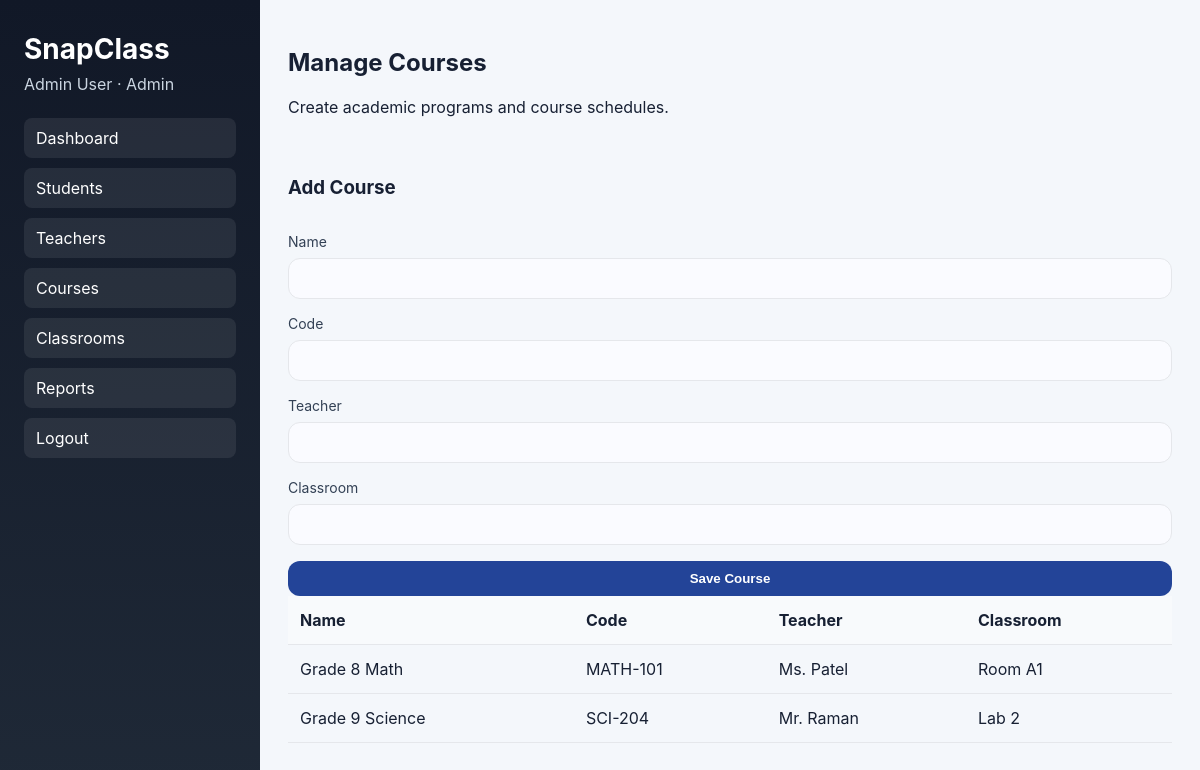
Screenshot of /admin/courses (signed in) with the database file from the repository.
### tables this page shows
CREATE TABLE users (
                id INTEGER PRIMARY KEY AUTOINCREMENT,
                name TEXT NOT NULL,
                email TEXT NOT NULL UNIQUE,
                password_hash TEXT NOT NULL,
                role TEXT NOT NULL CHECK(role IN ('admin', 'teacher', 'student'))
            );

CREATE TABLE courses (
                id INTEGER PRIMARY KEY AUTOINCREMENT,
                name TEXT NOT NULL UNIQUE,
                code TEXT NOT NULL UNIQUE,
                teacher_name TEXT NOT NULL,
                classroom TEXT NOT NULL
            );

### app.py (the view, shortened to what this page needs)
@app.route("/admin/courses", methods=["GET", "POST"])
def admin_courses():
    user = current_user()
    if not user or user["role"] != "admin":
        return redirect(url_for("login"))
    courses = fetch_courses()
    return render_template("admin_courses.html", user=user, courses=courses)

### app.py (called while the page is built)
def get_connection() -> sqlite3.Connection:
    connection = sqlite3.connect(DB_PATH)
    connection.row_factory = sqlite3.Row
    return connection

def current_user() -> dict[str, Any] | None:
    user_id = session.get("user_id")
    if not user_id:
        return None
    with get_connection() as connection:
        record = connection.execute("SELECT id, name, email, role FROM users WHERE id = ?", (user_id,)).fetchone()
        if record is None:
            return None
        return dict(record)

def fetch_courses() -> list[sqlite3.Row]:
    with get_connection() as connection:
        return connection.execute("SELECT * FROM courses ORDER BY id").fetchall()

### templates/admin_courses.html (shortened to what this page needs)
{% extends "role_base.html" %}
{% block nav %}
<nav>
  <a href="{{ url_for('admin_dashboard') }}">Dashboard</a>
  <a href="{{ url_for('admin_students') }}">Students</a>
  <a href="{{ url_for('admin_teachers') }}">Teachers</a>
  <a href="{{ url_for('admin_courses') }}">Courses</a>
  <a href="{{ url_for('admin_classrooms') }}">Classrooms</a>
  <a href="{{ url_for('admin_reports') }}">Reports</a>
  <a href="{{ url_for('logout') }}">Logout</a>
</nav>
{% endblock %}
{% block content %}
<header class="topbar">
  <div>
    <h2>Manage Courses</h2>
    <p>Create academic programs and course schedules.</p>
  </div>
</header>
<div class="form-card">
  <form method="post" class="simple-form">
    <h3>Add Course</h3>
    <label>Name<input type="text" name="name" required /></label>
    <label>Code<input type="text" name="code" required /></label>
    <label>Teacher<input type="text" name="teacher_name" required /></label>
    <label>Classroom<input type="text" name="classroom" required /></label>
    <button class="btn-primary" type="submit">Save Course</button>
  </form>
</div>
<div class="form-card">
  <div class="table-wrap">
    <table class="data-table">
      <thead><tr><th>Name</th><th>Code</th><th>Teacher</th><th>Classroom</th></tr></thead>
      <tbody>
        {% for course in courses %}
        <tr><td>{{ course.name }}</td><td>{{ course.code }}</td><td>{{ course.teacher_name }}</td><td>{{ course.classroom }}</td></tr>
        {% endfor %}
      </tbody>
    </table>
  </div>
</div>
{% endblock %}

### templates/role_base.html (shortened to what this page needs)
<!doctype html>
<html lang="en">
  <head>
    <link rel="stylesheet" href="{{ url_for('static', filename='style.css') }}" />
  </head>
  <body>
    <div class="app-shell">
      <aside class="sidebar">
        <h1>SnapClass</h1>
        <p>{{ user.name }} · {{ user.role|title }}</p>
        {% block nav %}{% endblock %}
      </aside>
      <main class="main-content">
        {% block content %}{% endblock %}
      </main>
    </div>
  </body>
</html>

### static/style.css (style rules this page uses)
:root { color-scheme: light; font-family: Inter, Arial, sans-serif; --bg: #f4f7fb; --panel: #ffffff; --primary: #234498; --text: #172033; --muted: #6b7280; --border: #e5e7eb; }
* { box-sizing: border-box; }
body { margin: 0; background: var(--bg); color: var(--text); }
.app-shell { display: grid; grid-template-columns: 260px 1fr; min-height: 100vh; }
.sidebar { background: linear-gradient(180deg, #111827 0%, #1f2937 100%); color: white; padding: 32px 24px; }
.sidebar h1 { margin: 0 0 8px; font-size: 28px; }
.sidebar p { margin: 0 0 24px; color: #cbd5e1; }
.sidebar nav { display: flex; flex-direction: column; gap: 10px; }
.sidebar a { color: white; text-decoration: none; padding: 10px 12px; border-radius: 8px; background: rgba(255,255,255,0.08); }
.main-content { padding: 28px; }
.topbar { display: flex; justify-content: space-between; align-items: center; margin-bottom: 24px; }
.btn-primary { display: inline-flex; align-items: center; justify-content: center; padding: 10px 16px; border: none; border-radius: 12px; color: white; background: var(--primary); cursor: pointer; text-decoration: none; font-weight: 600; }
.simple-form { display: grid; gap: 16px; }
.simple-form label { display: grid; gap: 8px; font-size: 14px; color: #334155; }
.simple-form input, .simple-form select { width: 100%; padding: 12px 14px; border: 1px solid var(--border); border-radius: 12px; background: #fafbff; }
.table-wrap { overflow-x: auto; }
.data-table { width: 100%; border-collapse: collapse; }
.data-table th, .data-table td { padding: 14px 12px; border-bottom: 1px solid var(--border); text-align: left; }
.data-table thead th { background: #f8fafc; font-weight: 700; }

### rows the page displays
users: name "Admin User", role "Admin"
courses: name "Grade 8 Math", code "MATH-101", teacher_name "Ms. Patel", classroom "Room A1"
courses: name "Grade 9 Science", code "SCI-204", teacher_name "Mr. Raman", classroom "Lab 2"
